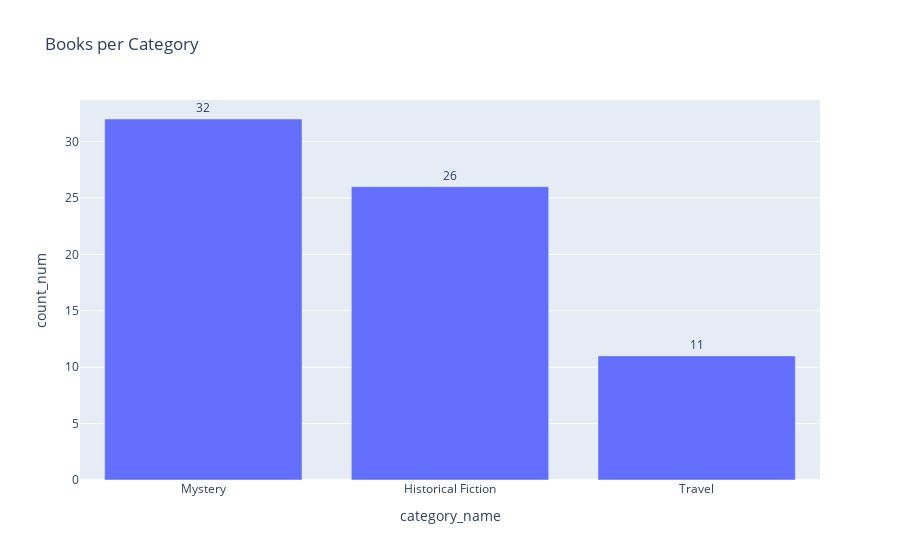

Notebook cell for this chart:
### Code cell
import plotly.express as px

fig = px.bar(
    cat_cnt,
    x="category_name",
    y="count_num",
    title="Books per Category",
    text="count_num"  # 여기서 막대 위에 표시할 값 지정
)

fig.update_traces(textposition="outside")
fig.show()

### Figure 1 — Plotly figure (JSON) as saved in the notebook; plotly's stock layout.template omitted (floating-point values rounded to 4 significant figures)
{"data": [{"alignmentgroup": "True", "hovertemplate": "category_name=%{x}<br>count_num=%{text}<extra></extra>", "legendgroup": "", "marker": {"color": "#636efa", "pattern": {"shape": ""}}, "name": "", "offsetgroup": "", "orientation": "v", "showlegend": false, "text": [32, 26, 11], "textposition": "outside", "type": "bar", "x": ["Mystery", "Historical Fiction", "Travel"], "xaxis": "x", "y": [32, 26, 11], "yaxis": "y"}], "layout": {"barmode": "relative", "legend": {"tracegroupgap": 0}, "title": {"text": "Books per Category"}, "xaxis": {"anchor": "y", "domain": [0, 1], "title": {"text": "category_name"}}, "yaxis": {"anchor": "x", "domain": [0, 1], "title": {"text": "count_num"}}}}
